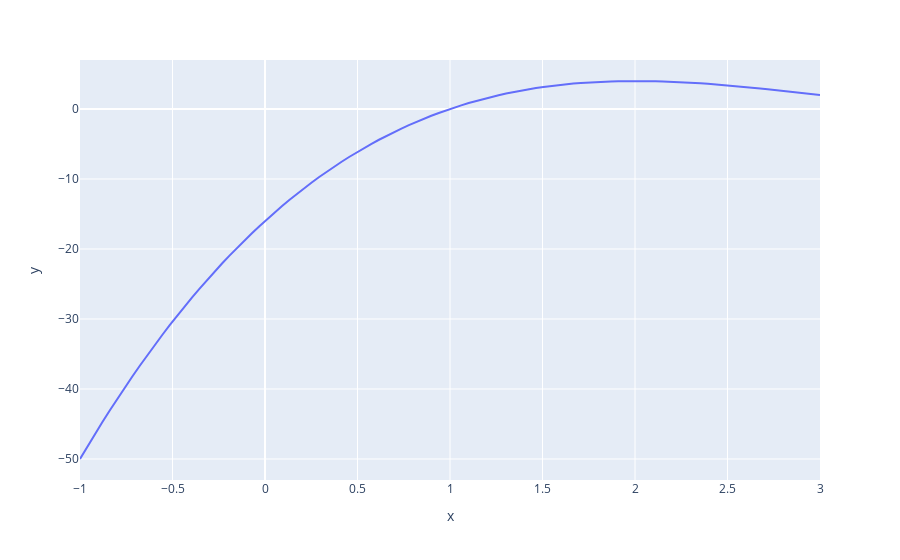

Notebook source saved alongside this figure:
### Code cell
fig = px.line(x=x, y=y)
fig.show()
